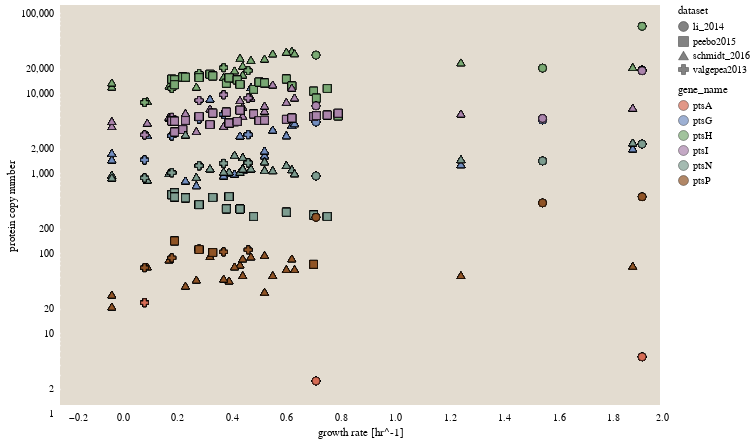

Write notebook code for a chart like this one.
### Markdown cell above
There seems to be some outlier-weirdness in the Tanguichi and Valgepea datasets. that will definitely require some more thought and dissection. 

# Part II: Copy Numbers of Molecular Constituents

With these datasets in hand, we can start to exactly measure the total copy numbers of each class of molecular species that may set the speed limit of bacterial growth. 


## Sugar Transport
A simple order-of-magnitude estimate suggests that on the order of $\approx 10^3 - 10^4$ per cell. With the GO term annotated data, we can start to look at this, although I don't understand as of yet how to deal with the oligomeric state (maybe it's okay to assume everything is a tetramer? at least as an approsimation)

### Code cell
# Isolate the sugar transporter. 
sugar_tporter = go_terms[go_terms['gene_name'].str.contains('pts')]

base =  alt.Chart(sugar_tporter[sugar_tporter['tot_per_cell'] > 0], width=600, height=400)

points = base.mark_point(size=60).encode(
    x=alt.X('growth_rate_hr', axis=alt.Axis(title='growth rate [hr^-1]')),
    y=alt.Y('tot_per_cell', axis=alt.Axis(title='protein copy number'), scale=alt.Scale(type='log')), 
    fill='gene_name',
    shape='dataset',
    tooltip=['gene_name', 'condition', 'dataset'],
    **stroke_defaults).interactive()
points

### Figure 1 — Vega-Lite specification as saved in the notebook (floating-point values rounded to 4 significant figures; data arrays with more than 128 entries replaced by an {"elided": "..."} marker saying what was removed)
{"$schema": "https://vega.github.io/schema/vega-lite/v3.4.0.json", "config": {"axis": {"domainColor": null, "grid": false, "labelFont": "Lucida Sans", "tickColor": "white", "tickOffset": 8, "tickWidth": 1.5, "ticks": true, "titleFont": "Lucida Sans", "titleFontWeight": 400}, "background": "white", "group": {"fill": "#E3DCD0"}, "legend": {"labelFont": "Lucida Sans", "titleFont": "Lucida Sans", "titleFontWeight": 400}, "mark": {"stroke": "black", "strokeWidth": 0.5}, "range": {"category": ["#D56C55", "#738FC1", "#7AA974", "#AB85AC", "#7E9D90", "#905426", "#EAC264"]}, "title": {"anchor": "middle", "font": "Lucida Sans", "fontWeight": 400}, "view": {"fill": "#E3DCD0", "height": 300, "strokeWidth": 0, "width": 400}}, "data": {"name": "data-5f7d30e9cac354ce5c89fbc6bd0bcecb"}, "datasets": {"data-5f7d30e9cac354ce5c89fbc6bd0bcecb": {"elided": "4185 records"}}, "encoding": {"fill": {"field": "gene_name", "type": "nominal"}, "shape": {"field": "dataset", "type": "nominal"}, "stroke": {"value": "black"}, "strokeWidth": {"value": 0.75}, "tooltip": [{"field": "gene_name", "type": "nominal"}, {"field": "condition", "type": "nominal"}, {"field": "dataset", "type": "nominal"}], "x": {"axis": {"title": "growth rate [hr^-1]"}, "field": "growth_rate_hr", "type": "quantitative"}, "y": {"axis": {"title": "protein copy number"}, "field": "tot_per_cell", "scale": {"type": "log"}, "type": "quantitative"}}, "height": 400, "mark": {"size": 60, "type": "point"}, "selection": {"selector007": {"bind": "scales", "encodings": ["x", "y"], "type": "interval"}}, "width": 600}
